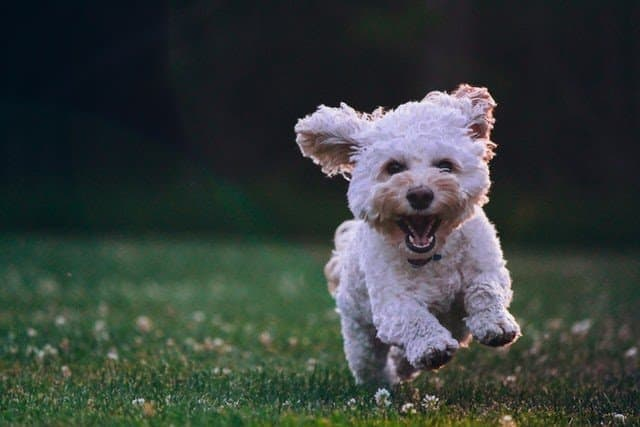
#> input picture enhance and filter/sample.jpg, 640 x 427 px
$ python first.py   (older library calls are emulated)
#> lines starting #> are read from the running program, lines starting #| are printed output that depends on the picture; after the words box and inside, x2 and y2 are one past the last pixel; in counts of white or black regions, pixels touching at a corner belong together
import cv2
import numpy as np

img = cv2.imread("sample.jpg",0)
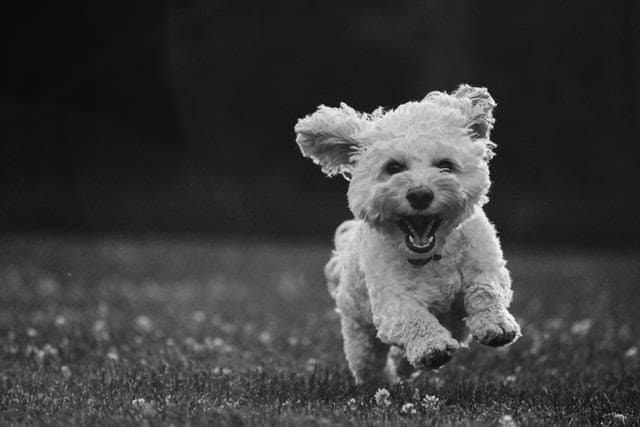
#> img: shape (427, 640); min 0, max 255, mean 60.3
cv2.imshow("original image",img)
# [25 lines of commented-out code are left out]
ret,binimg=cv2.threshold(img,0,255,cv2.THRESH_BINARY+cv2.THRESH_OTSU)
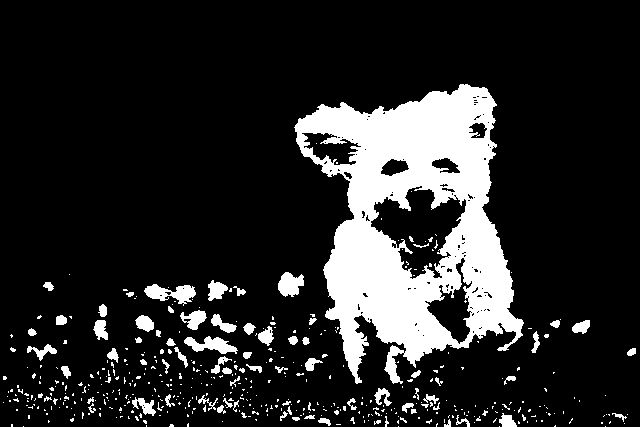
#> binimg: shape (427, 640); 15.8% white; 470 white regions (396 under 20 px), largest, box (x1, y1, x2, y2) and area: (294, 84, 524, 384) 34349, (144, 284, 196, 306) 596, (184, 336, 238, 354) 512
#> ret = 96
dil=cv2.dilate(binimg,np.ones((3,3),dtype=np.uint8))
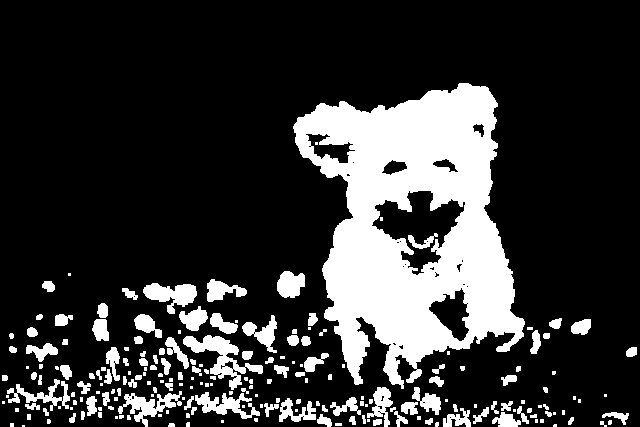
#> dil: shape (427, 640); 20.7% white; 210 white regions (89 under 20 px), largest, box (x1, y1, x2, y2) and area: (293, 83, 525, 389) 38716, (183, 335, 263, 390) 1381, (143, 283, 197, 314) 904
ero=cv2.erode(binimg,np.ones((3,3),dtype=np.uint8))
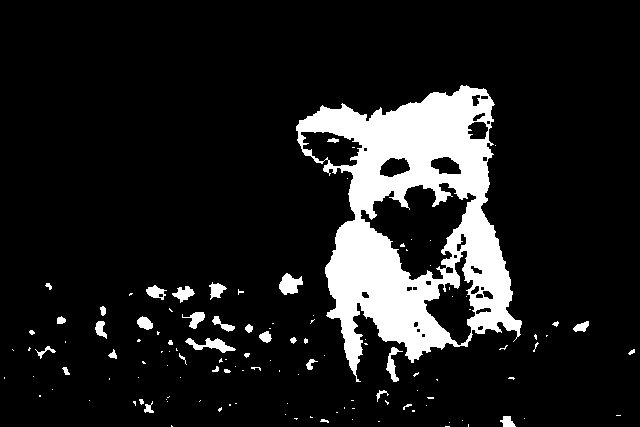
#> ero: shape (427, 640); 12% white; 123 white regions (86 under 20 px), largest, box (x1, y1, x2, y2) and area: (296, 85, 522, 382) 29366, (279, 273, 303, 295) 334, (185, 338, 236, 353) 333

cv2.imshow("dilation",dil)
cv2.imshow("erosion",ero)
cv2.imshow("binary image",binimg)

cv2.waitKey(0)
